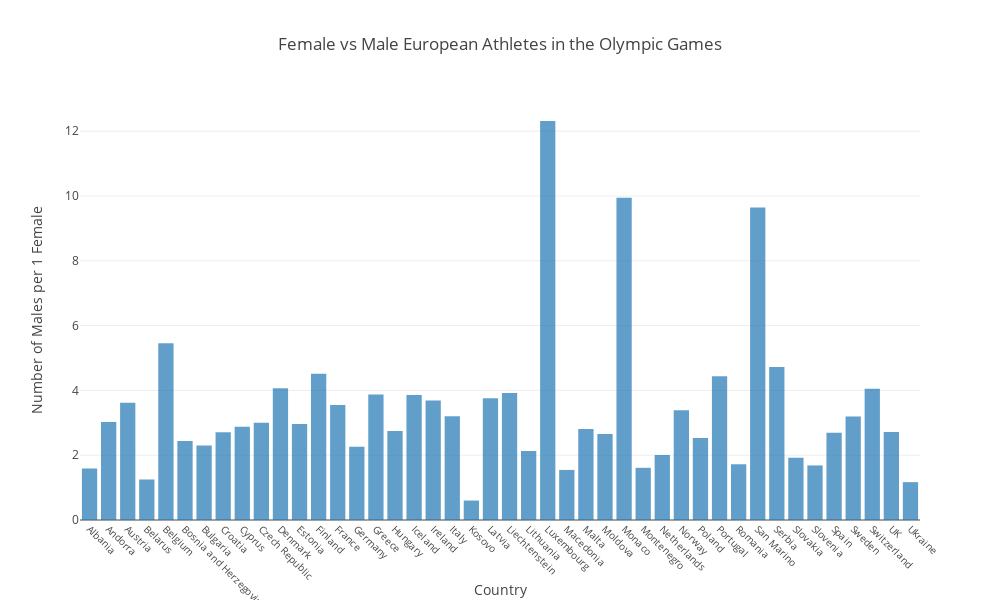

Source (notebook cell):
### Code cell
trace = go.Bar(x = df.Country , y = df['M:F_ratio'],name="M:F_ratio",
                    marker=dict( colorscale="Rainbow"),  opacity=0.7)
layout = dict(title = ' Female vs Male European Athletes in the Olympic Games',height=600, width=1000, 
          xaxis = dict(title =  'Country', showticklabels=True,  tickangle = 45, tickfont=dict(size=10)), 
          yaxis = dict(title =  'Number of Males per 1 Female' ),
          legend=dict(x=0.45,y=1, traceorder='normal',font=dict(color='#000'), bgcolor='#E2E2E2'))

fig = dict(data= [trace], layout=layout)
iplot(fig, filename='M:F_ratio_athletes_olympiads')

### Figure 1 — Plotly figure (JSON) as saved in the notebook; plotly's stock layout.template omitted (floating-point values rounded to 4 significant figures)
{"data": [{"marker": {"colorscale": "Rainbow"}, "name": "M:F_ratio", "opacity": 0.7, "type": "bar", "uid": "32374c5a-f056-11e8-82dc-6a00023e0920", "x": ["Albania", "Andorra", "Austria", "Belarus", "Belgium", "Bosnia and Herzegovina", "Bulgaria", "Croatia", "Cyprus", "Czech Republic", "Denmark", "Estonia", "Finland", "France", "Germany", "Greece", "Hungary", "Iceland", "Ireland", "Italy", "Kosovo", "Latvia", "Liechtenstein", "Lithuania", "Luxembourg", "Macedonia", "Malta", "Moldova", "Monaco", "Montenegro", "Netherlands", "Norway", "Poland", "Portugal", "Romania", "San Marino", "Serbia", "Slovakia", "Slovenia", "Spain", "Sweden", "Switzerland", "UK", "Ukraine"], "y": [1.593, 3.024, 3.616, 1.251, 5.452, 2.436, 2.301, 2.712, 2.879, 3.001, 4.066, 2.964, 4.511, 3.546, 2.259, 3.872, 2.748, 3.86, 3.691, 3.202, 0.6, 3.756, 3.92, 2.129, 12.32, 1.545, 2.806, 2.656, 9.944, 1.611, 2.006, 3.384, 2.529, 4.436, 1.72, 9.647, 4.725, 1.922, 1.684, 2.692, 3.194, 4.054, 2.713, 1.169]}], "layout": {"height": 600, "legend": {"bgcolor": "#E2E2E2", "font": {"color": "#000"}, "traceorder": "normal", "x": 0.45, "y": 1}, "title": " Female vs Male European Athletes in the Olympic Games", "width": 1000, "xaxis": {"showticklabels": true, "tickangle": 45, "tickfont": {"size": 10}, "title": "Country"}, "yaxis": {"title": "Number of Males per 1 Female"}}}
